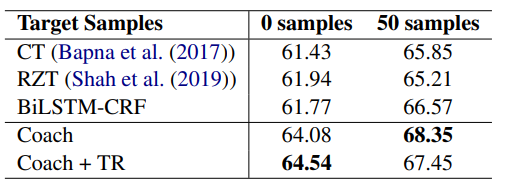
#> input picture opencv/test2.png, 505 x 190 px
$ python final2.py
#> lines starting #> are read from the running program, lines starting #| are printed output that depends on the picture; after the words box and inside, x2 and y2 are one past the last pixel; in counts of white or black regions, pixels touching at a corner belong together
import cv2

# 以下两个值越小线越多
levelthreshold = 6
verticalthreshold = 10

# 这个值越小 线越多
error = 7

# 此文件试图给图片补上线
def judge(list, num):
    for item in list:
        if abs(num - item) <= error:
            return False
    return True


# 获取图片的横线
def getlevelline(img, row, col):
    lines = []
    for i in range(row):
        blackcount = 0
        for j in range(col):
            px = img[i, j]
            if px == 0:
                blackcount += 1
        if blackcount > int(9 * col / 10):
            lines.append(i)
    print("一共找到如下横线" + str(lines))
    return lines


def getverticalline(img, row, col):
    lines = []
    for i in range(col):
        count = 0
        for j in range(row):
            px = img[j, i]
            if px == 0:
                count += 1
        if count > int(9 * row / 10):
            lines.append(i)
    print("一共找到如下竖线" + str(lines))
    return lines


def getxbegin(img, col, lines):
    for i in range(col):
        if img[lines[0], i] == 0:
            xBegin = i
            break
    return xBegin


def getxend(img, col, lines):
    for i in range(col - 1, 0, -1):
        if img[lines[0], i] == 0:
            xEnd = i
            break
    return xEnd


'''返回列号
    Args:
        linesNum: 备选路径上黑点的最大个数
    '''


def getcandidatevertical(img, col, row,linesNum):
    myList = []
    for i in range(col):
        count = 0
        for j in range(row):
            px = img[j, i]
            if px == 0:
                count += 1
        if count <= linesNum:
            myList.append(i)
    return myList


def getcandidatelevel(img, row, col, linesNum=2):
    myList = []
    for i in range(row):
        count = 0
        for j in range(col):
            px = img[i, j]
            if px == 0:
                count += 1
        if count <= linesNum + 1:
            myList.append(i)
    return myList


def getdrawlevel(myList):
    newList = []
    i = 0
    while i < len(myList):
        temp = []
        for j in range(myList[i], myList[-1]):
            if j in myList:
                temp.append(j)
                i += 1
            else:
                i -= 1
                break
        i += 1
        newList.append(temp)
    print(newList)
    return newList


def draw(newlist, xbegin, xend, lines, img, myList):
    newlist.remove(newlist[0])
    newlist.remove(newlist[-1])
    cv2.line(img, (xbegin, lines[0]), (xbegin, lines[-1]), (0, 0, 0), 1)
    cv2.line(img, (xend, lines[0]), (xend, lines[-1]), (0, 0, 0), 1)

    for i in newlist:
        if len(i) > verticalthreshold:
            num = int((i[0] + i[-1]) / 2)
            if not judge(myList, num):
                continue
            cv2.line(img, (num, lines[0]), (num, lines[-1]), (0, 0, 0), 1)


def draw2(newlist, xbegin, xend, lines):
    for i in newlist:
        if len(i) > levelthreshold:
            num = int((i[0] + i[-1]) / 2)
            if not judge(lines, num):
                continue
            cv2.line(img, (xbegin, num), (xend, num), (0, 0, 0), 1)


def show(img):
    cv2.imshow('image', img)
    # cv2.imwrite("hhhh.png", img)
    cv2.waitKey(0)
    cv2.destroyAllWindows()

# 0 黑色  255 白色
img = cv2.imread('test2.png', 0)
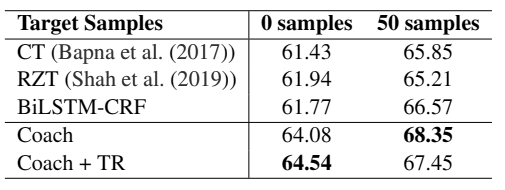
#> img: shape (190, 505); min 0, max 255, mean 231.8
ret, img = cv2.threshold(img, 180, 255, cv2.THRESH_BINARY)
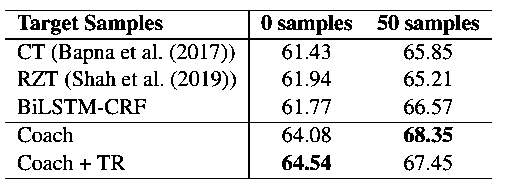
#> img: shape (190, 505); 88.4% white; black in thin lines or dots, all inside (x1, y1, x2, y2) = (5, 10, 492, 179)
shape = img.shape
#> shape = (190, 505)
print(shape)
#| (190, 505)
row = shape[0]
#> row = 190
col = shape[1]
#> col = 505
count = 0

# 找横着的线
lines = getlevelline(img, row, col)
#> after the loop in getlevelline, `for i in range(row):`: lines = [10, 38, 39, 122, 178]
#| 一共找到如下横线[10, 38, 39, 122, 178]
#> lines = [10, 38, 39, 122, 178]
xbegin = getxbegin(img, col, lines)
#> xbegin = 5
xend = getxend(img, col, lines)
#> xend = 491
myList = getcandidatevertical(img, col, row, len(lines))
#> after the loop in getcandidatevertical, `for i in range(col):`: myList = 117 values from 0 to 504
#> myList = 117 values from 0 to 504

temp = getverticalline(img, row, col)
#> after the loop in getverticalline, `for i in range(col):`: lines = []
#| 一共找到如下竖线[]
#> temp = []

newList = getdrawlevel(myList)
#> the loop in getdrawlevel, `while i < len(myList):` made 13 passes
#> i on passes 1 to 12: 18, 25, 27, 29, 30, 42, 53, 59, 60, 85, 90, 91
#> after the loop in getdrawlevel, `while i < len(myList):`: i = 117; newList = 13 items, first 6: [0, 1, 2, 3, 4, 5, 6, 7, 8, 9, 10, 11, 12, 13, 14, 15, 16, 17], [163, 164, 165, 166, 167, 168, 169], [199, 200], [208, 209], [228], [236, 237, 238, 239, 240, 241, 242, 243, 244, 245, 246, 247]
#> (printed output is left out)
draw(newList, xbegin, xend, lines, img, temp)
#> in draw, `cv2.line(img, (xend, lines[0]), (xend, lines[-1]), (0, 0, 0), 1)`:
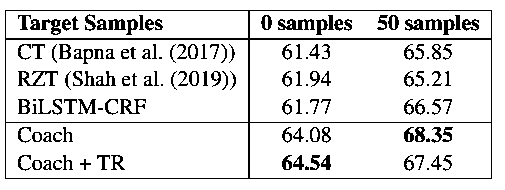
#> img: shape (190, 505); 88.1% white; black in thin lines or dots, all inside (x1, y1, x2, y2) = (5, 10, 492, 179)
#> the loop in draw, `for i in newlist:` made 11 passes
#> (i, num) on passes 5 to 6: ([236, 237, 238, 239, 240, 241, 242, 243, 244, 245, 246, 247], 241), ([250, 251, 252, 253, 254, 255, 256, 257, 258, 259, 260], 255)
#> num on pass 9: 364
#> after the loop in draw, `for i in newlist:`:
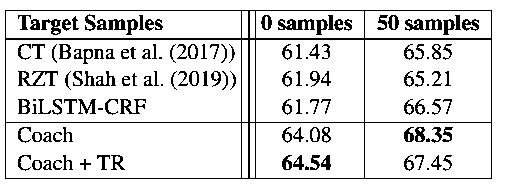
#> img: shape (190, 505); 87.6% white; black in thin lines or dots, all inside (x1, y1, x2, y2) = (5, 10, 492, 179)


verticallines = getverticalline(img, row, col)
#| 一共找到如下竖线[]
#> verticallines = []
myList = getcandidatelevel(img, row, col, len(verticallines))
#> after the loop in getcandidatelevel, `for i in range(row):`: myList = [0, 1, 2, 3, 4, 5, 6, 7, 8, 9, 179, 180, 181, 182, 183, 184, 185, 186, 187, 188, 189]

newList = getdrawlevel(myList)
#> the loop in getdrawlevel (call 2), `while i < len(myList):` made 2 passes
#> i on passes 1 to 2: 10, 21
#| [[0, 1, 2, 3, 4, 5, 6, 7, 8, 9], [179, 180, 181, 182, 183, 184, 185, 186, 187, 188]]
#> newList = [[0, 1, 2, 3, 4, 5, 6, 7, 8, 9], [179, 180, 181, 182, 183, 184, 185, 186, 187, 188]]
draw2(newList, xbegin, xend, lines)
#> the loop in draw2, `for i in newlist:` made 2 passes
#> (i, num) on passes 1 to 2: ([0, 1, 2, 3, 4, 5, 6, 7, 8, 9], 4), ([179, 180, 181, 182, 183, 184, 185, 186, 187, 188], 183)

show(img)

cv2.imwrite("../pdfreader/22.png", img)

$ run again, with opencv/1.png copied over opencv/test2.png
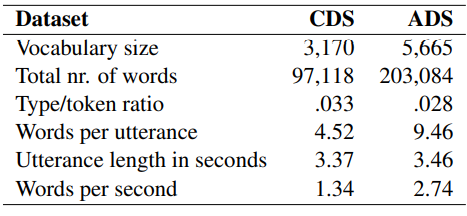
#> input picture opencv/1.png, 467 x 216 px
#| (216, 467)
#> after the loop in getlevelline, `for i in range(row):`: lines = [5, 34, 204]
#| 一共找到如下横线[5, 34, 204]
#> xbegin = 3
#> xend = 465
#> after the loop in getcandidatevertical, `for i in range(col):`: myList = 93 values from 0 to 466
#> after the loop in getverticalline, `for i in range(col):`: lines = []
#| 一共找到如下竖线[]
#> the loop in getdrawlevel, `while i < len(myList):` made 13 passes
#> i on passes 1 to 8: 16, 17, 18, 20, 21, 22, 49, 50
#> after the loop in getdrawlevel, `while i < len(myList):`: i = 93; newList = 13 items, first 6: [0, 1, 2, 3, 4, 5, 6, 7, 8, 9, 10, 11, 12, 13, 14, 15], [177], [203], [223, 224], [235], [258]
#> (printed output is left out)
#> the loop in draw, `for i in newlist:` made 11 passes
#> num on passes 6, 9: 279, 366
#> after the loop in draw, `for i in newlist:`:
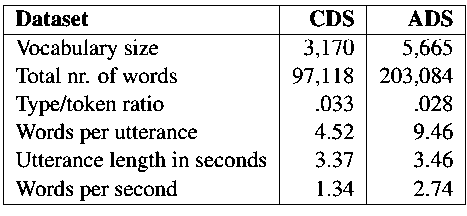
#> img: shape (216, 467); 89.1% white; black in thin lines or dots
#| 一共找到如下竖线[3, 279, 366, 465]
#> verticallines = [3, 279, 366, 465]
#> after the loop in getcandidatelevel, `for i in range(row):`: myList = 72 values from 0 to 215
#> the loop in getdrawlevel (call 2), `while i < len(myList):` made 11 passes
#> i on passes 1 to 8: 5, 9, 16, 20, 27, 36, 43, 50
#> (printed output is left out)
#> `newList = getdrawlevel(myList)`: newList = 11 items, first 6: [0, 1, 2, 3, 4], [6, 7, 8, 9], [27, 28, 29, 30, 31, 32, 33], [35, 36, 37, 38], [60, 61, 62, 63, 64, 65, 66], [86, 87, 88, 89, 90, 91, 92, 93, 94]
#> the loop in draw2, `for i in newlist:` made 11 passes
#> (i, num) on passes 3, 5, 6, 7, 8, 9, 11: ([27, 28, 29, 30, 31, 32, 33], 30), ([60, 61, 62, 63, 64, 65, 66], 63), ([86, 87, 88, 89, 90, 91, 92, 93, 94], 90), ([116, 117, 118, 119, 120, 121, 122], 119), ([144, 145, 146, 147, 148, 149, 150], 147), ([172, 173, 174, 175, 176, 177, 178, 179], 175), ([205, 206, 207, 208, 209, 210, 211, 212, 213, 214], 209)
#> after the loop in draw2, `for i in newlist:`:
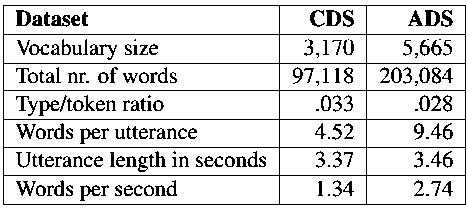
#> img: shape (216, 467); 86.8% white; black in thin lines or dots

$ run again, with opencv/2.png copied over opencv/test2.png
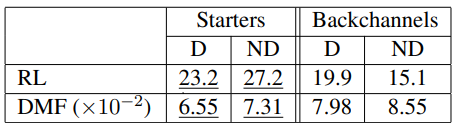
#> input picture opencv/2.png, 460 x 127 px
#> `ret, img = cv2.threshold(img, 180, 255, cv2.THRESH_BINARY)`:
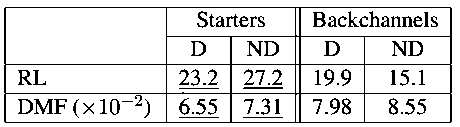
#> img: shape (127, 460); 87.8% white; black in thin lines or dots, all inside (x1, y1, x2, y2) = (4, 7, 452, 123)
#| (127, 460)
#> after the loop in getlevelline, `for i in range(row):`: lines = [7, 64, 93, 122]
#| 一共找到如下横线[7, 64, 93, 122]
#> xbegin = 5
#> xend = 450
#> after the loop in getcandidatevertical, `for i in range(col):`: myList = 66 values from 0 to 459
#> after the loop in getverticalline, `for i in range(col):`: lines = [5, 166, 295, 299, 300, 450]
#| 一共找到如下竖线[5, 166, 295, 299, 300, 450]
#> the loop in getdrawlevel, `while i < len(myList):` made 12 passes
#> i on passes 1 to 8: 4, 16, 17, 23, 27, 33, 36, 38
#> after the loop in getdrawlevel, `while i < len(myList):`: i = 66; newList = 12 items, first 6: [0, 1, 2, 3], [6, 7, 8, 9, 10, 11, 12, 13, 14, 15, 16, 17], [53], [67, 68, 69, 70, 71, 72], [79, 80, 81, 82], [94, 95, 96, 97, 98, 99]
#> (printed output is left out)
#> the loop in draw, `for i in newlist:` made 10 passes
#> (i, num) on pass 1: ([6, 7, 8, 9, 10, 11, 12, 13, 14, 15, 16, 17], 11)
#> after the loop in draw, `for i in newlist:`:
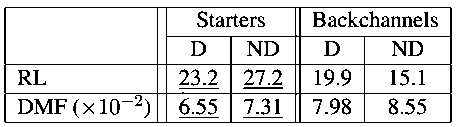
#> img: shape (127, 460); 87.6% white; black in thin lines or dots, all inside (x1, y1, x2, y2) = (4, 7, 452, 123)
#| 一共找到如下竖线[5, 157, 166, 295, 299, 300, 450]
#> verticallines = [5, 157, 166, 295, 299, 300, 450]
#> after the loop in getcandidatelevel, `for i in range(row):`: myList = [0, 1, 2, 3, 4, 5, 6, 123, 124, 125, 126]
#> the loop in getdrawlevel (call 2), `while i < len(myList):` made 2 passes
#> i on passes 1 to 2: 7, 11
#| [[0, 1, 2, 3, 4, 5, 6], [123, 124, 125]]
#> `newList = getdrawlevel(myList)`: newList = [[0, 1, 2, 3, 4, 5, 6], [123, 124, 125]]
#> the loop in draw2, `for i in newlist:` made 2 passes
#> (i, num) on pass 1: ([0, 1, 2, 3, 4, 5, 6], 3)
